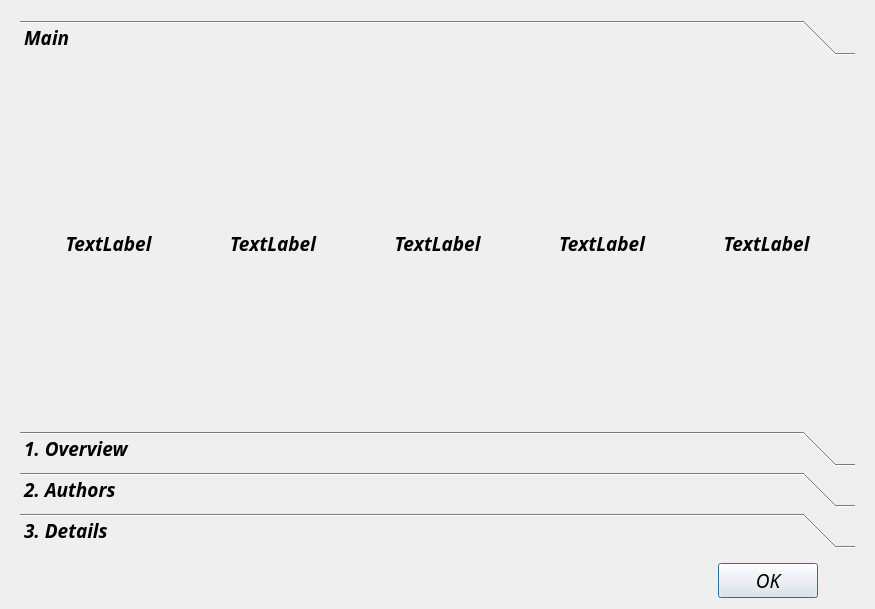
<?xml version="1.0" encoding="UTF-8"?>
<ui version="4.0">
 <class>HelpDialog</class>
 <widget class="QDialog" name="HelpDialog">
  <property name="geometry">
   <rect>
    <x>0</x>
    <y>0</y>
    <width>875</width>
    <height>609</height>
   </rect>
  </property>
  <property name="windowTitle">
   <string>Dialog</string>
  </property>
  <layout class="QGridLayout" name="gridLayout">
   <item row="1" column="1">
    <widget class="QPushButton" name="btn_ok">
     <property name="minimumSize">
      <size>
       <width>100</width>
       <height>30</height>
      </size>
     </property>
     <property name="maximumSize">
      <size>
       <width>200</width>
       <height>16777215</height>
      </size>
     </property>
     <property name="font">
      <font>
       <family>Ubuntu Mono</family>
       <pointsize>14</pointsize>
       <italic>true</italic>
       <bold>false</bold>
      </font>
     </property>
     <property name="text">
      <string>OK</string>
     </property>
    </widget>
   </item>
   <item row="1" column="0">
    <spacer name="horizontalSpacer">
     <property name="orientation">
      <enum>Qt::Horizontal</enum>
     </property>
     <property name="sizeHint" stdset="0">
      <size>
       <width>40</width>
       <height>20</height>
      </size>
     </property>
    </spacer>
   </item>
   <item row="1" column="2">
    <spacer name="horizontalSpacer_2">
     <property name="orientation">
      <enum>Qt::Horizontal</enum>
     </property>
     <property name="sizeType">
      <enum>QSizePolicy::Fixed</enum>
     </property>
     <property name="sizeHint" stdset="0">
      <size>
       <width>40</width>
       <height>20</height>
      </size>
     </property>
    </spacer>
   </item>
   <item row="0" column="0" colspan="3">
    <widget class="QFrame" name="frame">
     <property name="font">
      <font>
       <family>Ubuntu Mono</family>
       <pointsize>14</pointsize>
       <italic>true</italic>
       <bold>false</bold>
      </font>
     </property>
     <property name="frameShape">
      <enum>QFrame::NoFrame</enum>
     </property>
     <property name="frameShadow">
      <enum>QFrame::Raised</enum>
     </property>
     <layout class="QGridLayout" name="gridLayout_2">
      <item row="1" column="0">
       <widget class="QToolBox" name="toolBox">
        <property name="font">
         <font>
          <family>Ubuntu Mono</family>
          <pointsize>14</pointsize>
          <italic>true</italic>
          <bold>true</bold>
         </font>
        </property>
        <property name="frameShape">
         <enum>QFrame::NoFrame</enum>
        </property>
        <property name="lineWidth">
         <number>1</number>
        </property>
        <property name="currentIndex">
         <number>0</number>
        </property>
        <property name="tabSpacing">
         <number>6</number>
        </property>
        <widget class="QWidget" name="main">
         <attribute name="label">
          <string>Main</string>
         </attribute>
         <layout class="QGridLayout" name="gridLayout_6">
          <item row="0" column="0">
           <layout class="QHBoxLayout" name="horizontalLayout">
            <item>
             <widget class="QLabel" name="label_Q">
              <property name="minimumSize">
               <size>
                <width>120</width>
                <height>120</height>
               </size>
              </property>
              <property name="text">
               <string>TextLabel</string>
              </property>
              <property name="alignment">
               <set>Qt::AlignCenter</set>
              </property>
             </widget>
            </item>
            <item>
             <widget class="QLabel" name="label_R">
              <property name="minimumSize">
               <size>
                <width>120</width>
                <height>120</height>
               </size>
              </property>
              <property name="text">
               <string>TextLabel</string>
              </property>
              <property name="alignment">
               <set>Qt::AlignCenter</set>
              </property>
             </widget>
            </item>
            <item>
             <widget class="QLabel" name="label_G">
              <property name="minimumSize">
               <size>
                <width>120</width>
                <height>120</height>
               </size>
              </property>
              <property name="text">
               <string>TextLabel</string>
              </property>
              <property name="alignment">
               <set>Qt::AlignCenter</set>
              </property>
             </widget>
            </item>
            <item>
             <widget class="QLabel" name="label_B">
              <property name="minimumSize">
               <size>
                <width>120</width>
                <height>120</height>
               </size>
              </property>
              <property name="text">
               <string>TextLabel</string>
              </property>
              <property name="alignment">
               <set>Qt::AlignCenter</set>
              </property>
             </widget>
            </item>
            <item>
             <widget class="QLabel" name="label_D">
              <property name="minimumSize">
               <size>
                <width>120</width>
                <height>120</height>
               </size>
              </property>
              <property name="text">
               <string>TextLabel</string>
              </property>
              <property name="alignment">
               <set>Qt::AlignCenter</set>
              </property>
             </widget>
            </item>
           </layout>
          </item>
         </layout>
        </widget>
        <widget class="QWidget" name="overview">
         <property name="geometry">
          <rect>
           <x>0</x>
           <y>0</y>
           <width>839</width>
           <height>405</height>
          </rect>
         </property>
         <attribute name="label">
          <string>1. Overview</string>
         </attribute>
         <layout class="QGridLayout" name="gridLayout_3">
          <item row="0" column="0">
           <widget class="QTextBrowser" name="textBrowser">
            <property name="html">
             <string>&lt;!DOCTYPE HTML PUBLIC &quot;-//W3C//DTD HTML 4.0//EN&quot; &quot;http://www.w3.org/TR/REC-html40/strict.dtd&quot;&gt;
&lt;html&gt;&lt;head&gt;&lt;meta name=&quot;qrichtext&quot; content=&quot;1&quot; /&gt;&lt;meta charset=&quot;utf-8&quot; /&gt;&lt;style type=&quot;text/css&quot;&gt;
p, li { white-space: pre-wrap; }
&lt;/style&gt;&lt;/head&gt;&lt;body style=&quot; font-family:'Ubuntu Mono'; font-size:14pt; font-weight:700; font-style:italic;&quot;&gt;
&lt;p style=&quot; margin-top:0px; margin-bottom:0px; margin-left:0px; margin-right:0px; -qt-block-indent:0; text-indent:0px;&quot;&gt;&lt;span style=&quot; font-weight:400;&quot;&gt;    &lt;/span&gt;&lt;span style=&quot; color:#ef2929;&quot;&gt;Slam&lt;/span&gt;&lt;span style=&quot; font-weight:400;&quot;&gt; (simultaneous localization and mapping), also known as &lt;/span&gt;&lt;span style=&quot; color:#ef2929;&quot;&gt;CML&lt;/span&gt;&lt;span style=&quot; font-weight:400;&quot;&gt; (concurrent mapping and localization), real-time positioning and map construction, or concurrent mapping and positioning. The problem can be described as: put a robot into an unknown position in an unknown environment, and whether there is a way for the robot to gradually draw a complete map of the environment while moving. The so-called a consistent map refers to walking to every corner of the room without obstacles.&lt;/span&gt;&lt;/p&gt;
&lt;p style=&quot; margin-top:0px; margin-bottom:0px; margin-left:0px; margin-right:0px; -qt-block-indent:0; text-indent:0px;&quot;&gt;&lt;span style=&quot; font-weight:400;&quot;&gt;    &lt;/span&gt;&lt;span style=&quot; color:#ef2929;&quot;&gt;V-SLAM&lt;/span&gt;&lt;span style=&quot; font-weight:400;&quot;&gt; is a branch of slam. It takes the camera as the data acquisition equipment to locate and build maps in real time through relevant image and estimation optimization algorithms. Relying on a special camera rgbd camera, this project realizes slam software based on RGB image and depth image based on &lt;/span&gt;ORB-SLAM&lt;span style=&quot; font-weight:400;&quot;&gt; algorithm library, &lt;/span&gt;Yolo&lt;span style=&quot; font-weight:400;&quot;&gt; image recognition library and &lt;/span&gt;Open3D&lt;span style=&quot; font-weight:400;&quot;&gt; visualization library. It has the functions of location, scene recognition and scene reconstruction.&lt;/span&gt;&lt;/p&gt;
&lt;p style=&quot; margin-top:0px; margin-bottom:0px; margin-left:0px; margin-right:0px; -qt-block-indent:0; text-indent:0px;&quot;&gt;&lt;span style=&quot; font-weight:400;&quot;&gt;    You can find(&amp;quot;git clone&amp;quot;) our project on GitHub:&lt;/span&gt;&lt;/p&gt;
&lt;p style=&quot; margin-top:0px; margin-bottom:0px; margin-left:0px; margin-right:0px; -qt-block-indent:0; text-indent:0px;&quot;&gt;&lt;span style=&quot; font-weight:400;&quot;&gt;    [1] &lt;/span&gt;QRGBD-SLAM&lt;span style=&quot; font-weight:400;&quot;&gt;: &lt;/span&gt;&lt;a href=&quot;https://github.com/Unsigned-Long/QRGBD-SLAM&quot;&gt;&lt;span style=&quot; font-weight:400; text-decoration: underline; color:#0000ff;&quot;&gt;https://github.com/Unsigned-Long/QRGBD-SLAM&lt;/span&gt;&lt;/a&gt;&lt;/p&gt;
&lt;p style=&quot; margin-top:0px; margin-bottom:0px; margin-left:0px; margin-right:0px; -qt-block-indent:0; text-indent:0px;&quot;&gt;&lt;span style=&quot; font-weight:400;&quot;&gt;        Desktop software for processing image data and slam. That is, the software currently in use.&lt;/span&gt;&lt;/p&gt;
&lt;p align=&quot;center&quot; style=&quot; margin-top:0px; margin-bottom:0px; margin-left:0px; margin-right:0px; -qt-block-indent:0; text-indent:0px;&quot;&gt;&lt;img src=&quot;:/img/qrgbd.png&quot; /&gt;&lt;/p&gt;
&lt;p align=&quot;center&quot; style=&quot; margin-top:0px; margin-bottom:0px; margin-left:0px; margin-right:0px; -qt-block-indent:0; text-indent:0px;&quot;&gt;&lt;img src=&quot;:/img/qrgbd-2.png&quot; /&gt;&lt;/p&gt;
&lt;p style=&quot; margin-top:0px; margin-bottom:0px; margin-left:0px; margin-right:0px; -qt-block-indent:0; text-indent:0px;&quot;&gt;&lt;span style=&quot; font-weight:400;&quot;&gt;    [2] &lt;/span&gt;Kinect-Controller&lt;span style=&quot; font-weight:400;&quot;&gt;:  &lt;/span&gt;&lt;a href=&quot;https://github.com/Unsigned-Long/kinect-controller&quot;&gt;&lt;span style=&quot; font-weight:400; text-decoration: underline; color:#0000ff;&quot;&gt;https://github.com/Unsigned-Long/kinect-controller&lt;/span&gt;&lt;/a&gt;&lt;/p&gt;
&lt;p style=&quot; margin-top:0px; margin-bottom:0px; margin-left:0px; margin-right:0px; -qt-block-indent:0; text-indent:0px;&quot;&gt;&lt;span style=&quot; font-weight:400;&quot;&gt;        A data acquisition and control device based on Android, which communicates with the host through WiFi.&lt;/span&gt;&lt;/p&gt;
&lt;p align=&quot;center&quot; style=&quot; margin-top:0px; margin-bottom:0px; margin-left:0px; margin-right:0px; -qt-block-indent:0; text-indent:0px;&quot;&gt;&lt;img src=&quot;:/img/android.png&quot; /&gt;&lt;/p&gt;
&lt;p style=&quot; margin-top:0px; margin-bottom:0px; margin-left:0px; margin-right:0px; -qt-block-indent:0; text-indent:0px;&quot;&gt;&lt;span style=&quot; font-weight:400;&quot;&gt;    [3] &lt;/span&gt;ROS-Kinect-Server:&lt;span style=&quot; font-weight:400;&quot;&gt; &lt;/span&gt;&lt;a href=&quot;https://github.com/Unsigned-Long/Ros-Kinect-Server&quot;&gt;&lt;span style=&quot; font-weight:400; text-decoration: underline; color:#0000ff;&quot;&gt;https://github.com/Unsigned-Long/Ros-Kinect-Server&lt;/span&gt;&lt;/a&gt;&lt;/p&gt;
&lt;p style=&quot; margin-top:0px; margin-bottom:0px; margin-left:0px; margin-right:0px; -qt-block-indent:0; text-indent:0px;&quot;&gt;&lt;span style=&quot; font-weight:400;&quot;&gt;       It exists on the host (Ubuntu) and controls the server of Kinect camera through ROS, which is controlled by Android client.&lt;/span&gt;&lt;/p&gt;
&lt;p align=&quot;center&quot; style=&quot; margin-top:0px; margin-bottom:0px; margin-left:0px; margin-right:0px; -qt-block-indent:0; text-indent:0px;&quot;&gt;&lt;img src=&quot;:/img/ros-server.png&quot; /&gt;&lt;/p&gt;&lt;/body&gt;&lt;/html&gt;</string>
            </property>
           </widget>
          </item>
         </layout>
        </widget>
        <widget class="QWidget" name="authors">
         <property name="geometry">
          <rect>
           <x>0</x>
           <y>0</y>
           <width>839</width>
           <height>405</height>
          </rect>
         </property>
         <attribute name="label">
          <string>2. Authors</string>
         </attribute>
         <layout class="QGridLayout" name="gridLayout_4">
          <item row="0" column="0">
           <widget class="QTextBrowser" name="textBrowser_2">
            <property name="html">
             <string>&lt;!DOCTYPE HTML PUBLIC &quot;-//W3C//DTD HTML 4.0//EN&quot; &quot;http://www.w3.org/TR/REC-html40/strict.dtd&quot;&gt;
&lt;html&gt;&lt;head&gt;&lt;meta name=&quot;qrichtext&quot; content=&quot;1&quot; /&gt;&lt;meta charset=&quot;utf-8&quot; /&gt;&lt;style type=&quot;text/css&quot;&gt;
p, li { white-space: pre-wrap; }
&lt;/style&gt;&lt;/head&gt;&lt;body style=&quot; font-family:'Ubuntu Mono'; font-size:14pt; font-weight:700; font-style:italic;&quot;&gt;
&lt;p style=&quot; margin-top:0px; margin-bottom:0px; margin-left:0px; margin-right:0px; -qt-block-indent:0; text-indent:0px;&quot;&gt;&lt;span style=&quot; color:#fb8b00;&quot;&gt;{&lt;/span&gt;&lt;/p&gt;
&lt;p style=&quot; margin-top:0px; margin-bottom:0px; margin-left:0px; margin-right:0px; -qt-block-indent:0; text-indent:0px;&quot;&gt;  &lt;span style=&quot; color:#ef2929;&quot;&gt;&amp;quot;developers&amp;quot;&lt;/span&gt;: &lt;span style=&quot; color:#ad7fa8;&quot;&gt;[&lt;/span&gt;&lt;/p&gt;
&lt;p style=&quot; margin-top:0px; margin-bottom:0px; margin-left:0px; margin-right:0px; -qt-block-indent:0; text-indent:0px;&quot;&gt;    &lt;span style=&quot; color:#729fcf;&quot;&gt;{&lt;/span&gt;&lt;/p&gt;
&lt;p style=&quot; margin-top:0px; margin-bottom:0px; margin-left:0px; margin-right:0px; -qt-block-indent:0; text-indent:0px;&quot;&gt;      &lt;span style=&quot; color:#ef2929;&quot;&gt;&amp;quot;name&amp;quot;&lt;/span&gt;: &lt;span style=&quot; color:#4e9a06;&quot;&gt;&amp;quot;shlChen&amp;quot;&lt;/span&gt;,&lt;/p&gt;
&lt;p style=&quot; margin-top:0px; margin-bottom:0px; margin-left:0px; margin-right:0px; -qt-block-indent:0; text-indent:0px;&quot;&gt;      &lt;span style=&quot; color:#ef2929;&quot;&gt;&amp;quot;e-mail&amp;quot;&lt;/span&gt;: &lt;span style=&quot; color:#4e9a06;&quot;&gt;&amp;quot;3079625093@qq.com&amp;quot;&lt;/span&gt;,&lt;/p&gt;
&lt;p style=&quot; margin-top:0px; margin-bottom:0px; margin-left:0px; margin-right:0px; -qt-block-indent:0; text-indent:0px;&quot;&gt;      &lt;span style=&quot; color:#ef2929;&quot;&gt;&amp;quot;school&amp;quot;&lt;/span&gt;: &lt;span style=&quot; color:#4e9a06;&quot;&gt;&amp;quot;Wuhan University&amp;quot;&lt;/span&gt;&lt;/p&gt;
&lt;p style=&quot; margin-top:0px; margin-bottom:0px; margin-left:0px; margin-right:0px; -qt-block-indent:0; text-indent:0px;&quot;&gt;    &lt;span style=&quot; color:#729fcf;&quot;&gt;}&lt;/span&gt;,&lt;/p&gt;
&lt;p style=&quot; margin-top:0px; margin-bottom:0px; margin-left:0px; margin-right:0px; -qt-block-indent:0; text-indent:0px;&quot;&gt;    &lt;span style=&quot; color:#729fcf;&quot;&gt;{&lt;/span&gt;&lt;/p&gt;
&lt;p style=&quot; margin-top:0px; margin-bottom:0px; margin-left:0px; margin-right:0px; -qt-block-indent:0; text-indent:0px;&quot;&gt;      &lt;span style=&quot; color:#ef2929;&quot;&gt;&amp;quot;name&amp;quot;&lt;/span&gt;: &lt;span style=&quot; color:#4e9a06;&quot;&gt;&amp;quot;zrWang&amp;quot;&lt;/span&gt;,&lt;/p&gt;
&lt;p style=&quot; margin-top:0px; margin-bottom:0px; margin-left:0px; margin-right:0px; -qt-block-indent:0; text-indent:0px;&quot;&gt;      &lt;span style=&quot; color:#ef2929;&quot;&gt;&amp;quot;e-mail&amp;quot;&lt;/span&gt;: &lt;span style=&quot; color:#4e9a06;&quot;&gt;&amp;quot;1298036718@qq.com&amp;quot;&lt;/span&gt;,&lt;/p&gt;
&lt;p style=&quot; margin-top:0px; margin-bottom:0px; margin-left:0px; margin-right:0px; -qt-block-indent:0; text-indent:0px;&quot;&gt;      &lt;span style=&quot; color:#ef2929;&quot;&gt;&amp;quot;school&amp;quot;&lt;/span&gt;: &lt;span style=&quot; color:#4e9a06;&quot;&gt;&amp;quot;Wuhan University&amp;quot;&lt;/span&gt;&lt;/p&gt;
&lt;p style=&quot; margin-top:0px; margin-bottom:0px; margin-left:0px; margin-right:0px; -qt-block-indent:0; text-indent:0px;&quot;&gt;    &lt;span style=&quot; color:#729fcf;&quot;&gt;}&lt;/span&gt;,&lt;/p&gt;
&lt;p style=&quot; margin-top:0px; margin-bottom:0px; margin-left:0px; margin-right:0px; -qt-block-indent:0; text-indent:0px;&quot;&gt;    &lt;span style=&quot; color:#729fcf;&quot;&gt;{&lt;/span&gt;&lt;/p&gt;
&lt;p style=&quot; margin-top:0px; margin-bottom:0px; margin-left:0px; margin-right:0px; -qt-block-indent:0; text-indent:0px;&quot;&gt;      &lt;span style=&quot; color:#ef2929;&quot;&gt;&amp;quot;name&amp;quot;&lt;/span&gt;: &lt;span style=&quot; color:#4e9a06;&quot;&gt;&amp;quot;yhZhao&amp;quot;&lt;/span&gt;,&lt;/p&gt;
&lt;p style=&quot; margin-top:0px; margin-bottom:0px; margin-left:0px; margin-right:0px; -qt-block-indent:0; text-indent:0px;&quot;&gt;      &lt;span style=&quot; color:#ef2929;&quot;&gt;&amp;quot;e-mail&amp;quot;&lt;/span&gt;: &lt;span style=&quot; color:#4e9a06;&quot;&gt;&amp;quot;1163810660@qq.com&amp;quot;&lt;/span&gt;,&lt;/p&gt;
&lt;p style=&quot; margin-top:0px; margin-bottom:0px; margin-left:0px; margin-right:0px; -qt-block-indent:0; text-indent:0px;&quot;&gt;      &lt;span style=&quot; color:#ef2929;&quot;&gt;&amp;quot;school&amp;quot;&lt;/span&gt;: &lt;span style=&quot; color:#4e9a06;&quot;&gt;&amp;quot;Wuhan University&amp;quot;&lt;/span&gt;&lt;/p&gt;
&lt;p style=&quot; margin-top:0px; margin-bottom:0px; margin-left:0px; margin-right:0px; -qt-block-indent:0; text-indent:0px;&quot;&gt;    &lt;span style=&quot; color:#729fcf;&quot;&gt;}&lt;/span&gt;,&lt;/p&gt;
&lt;p style=&quot; margin-top:0px; margin-bottom:0px; margin-left:0px; margin-right:0px; -qt-block-indent:0; text-indent:0px;&quot;&gt;    &lt;span style=&quot; color:#729fcf;&quot;&gt;{&lt;/span&gt;&lt;/p&gt;
&lt;p style=&quot; margin-top:0px; margin-bottom:0px; margin-left:0px; margin-right:0px; -qt-block-indent:0; text-indent:0px;&quot;&gt;      &lt;span style=&quot; color:#ef2929;&quot;&gt;&amp;quot;name&amp;quot;&lt;/span&gt;: &lt;span style=&quot; color:#4e9a06;&quot;&gt;&amp;quot;qfWang&amp;quot;&lt;/span&gt;,&lt;/p&gt;
&lt;p style=&quot; margin-top:0px; margin-bottom:0px; margin-left:0px; margin-right:0px; -qt-block-indent:0; text-indent:0px;&quot;&gt;      &lt;span style=&quot; color:#ef2929;&quot;&gt;&amp;quot;e-mail&amp;quot;&lt;/span&gt;: &lt;span style=&quot; color:#4e9a06;&quot;&gt;&amp;quot;871816589@qq.com&amp;quot;&lt;/span&gt;,&lt;/p&gt;
&lt;p style=&quot; margin-top:0px; margin-bottom:0px; margin-left:0px; margin-right:0px; -qt-block-indent:0; text-indent:0px;&quot;&gt;      &lt;span style=&quot; color:#ef2929;&quot;&gt;&amp;quot;school&amp;quot;&lt;/span&gt;: &lt;span style=&quot; color:#4e9a06;&quot;&gt;&amp;quot;Wuhan University&amp;quot;&lt;/span&gt;&lt;/p&gt;
&lt;p style=&quot; margin-top:0px; margin-bottom:0px; margin-left:0px; margin-right:0px; -qt-block-indent:0; text-indent:0px;&quot;&gt;    &lt;span style=&quot; color:#729fcf;&quot;&gt;}&lt;/span&gt;&lt;/p&gt;
&lt;p style=&quot; margin-top:0px; margin-bottom:0px; margin-left:0px; margin-right:0px; -qt-block-indent:0; text-indent:0px;&quot;&gt;  &lt;span style=&quot; color:#ad7fa8;&quot;&gt;]&lt;/span&gt;&lt;/p&gt;
&lt;p style=&quot; margin-top:0px; margin-bottom:0px; margin-left:0px; margin-right:0px; -qt-block-indent:0; text-indent:0px;&quot;&gt;&lt;span style=&quot; color:#fb8b00;&quot;&gt;}&lt;/span&gt;&lt;/p&gt;&lt;/body&gt;&lt;/html&gt;</string>
            </property>
           </widget>
          </item>
         </layout>
        </widget>
        <widget class="QWidget" name="details">
         <property name="geometry">
          <rect>
           <x>0</x>
           <y>0</y>
           <width>839</width>
           <height>405</height>
          </rect>
         </property>
         <attribute name="label">
          <string>3. Details</string>
         </attribute>
         <layout class="QGridLayout" name="gridLayout_5">
          <item row="0" column="0">
           <widget class="QTextBrowser" name="textBrowser_3">
            <property name="html">
             <string>&lt;!DOCTYPE HTML PUBLIC &quot;-//W3C//DTD HTML 4.0//EN&quot; &quot;http://www.w3.org/TR/REC-html40/strict.dtd&quot;&gt;
&lt;html&gt;&lt;head&gt;&lt;meta name=&quot;qrichtext&quot; content=&quot;1&quot; /&gt;&lt;meta charset=&quot;utf-8&quot; /&gt;&lt;style type=&quot;text/css&quot;&gt;
p, li { white-space: pre-wrap; }
&lt;/style&gt;&lt;/head&gt;&lt;body style=&quot; font-family:'Ubuntu Mono'; font-size:14pt; font-weight:700; font-style:italic;&quot;&gt;
&lt;p style=&quot; margin-top:0px; margin-bottom:0px; margin-left:0px; margin-right:0px; -qt-block-indent:0; text-indent:0px;&quot;&gt;    &lt;span style=&quot; font-weight:400;&quot;&gt;The workflow of the developed system is shown in the figure below. The solution method used this time is post-processing. The main process consists of two parts:&lt;/span&gt;&lt;/p&gt;
&lt;p style=&quot; margin-top:0px; margin-bottom:0px; margin-left:0px; margin-right:0px; -qt-block-indent:0; text-indent:0px;&quot;&gt;    &lt;span style=&quot; font-weight:400;&quot;&gt;1) Data acquisition: the Kinect camera is used to collect color images, depth images and IMU data at a certain frame rate. This         part is based on a small communication network composed of Ubuntu host, Android phone and Kinect camera. Through WiFi communication, Android phones send control signals to the Ubuntu host, receive data messages (including color images, depth images and IMU data) sent by the Ubuntu host, and display the data in real time on the user's Android selling price. The communication between Ubuntu and Kinect cameras is based on the ROS multi process communication mechanism. Specifically, Ubuntu will process the control messages sent by Android (such as start collection, stop collection, etc.) and convey them to the Kinect camera. The data collected by Kinect camera will be sent to Android via Ubuntu host for real-time display.&lt;/span&gt;&lt;/p&gt;
&lt;p style=&quot; margin-top:0px; margin-bottom:0px; margin-left:0px; margin-right:0px; -qt-block-indent:0; text-indent:0px;&quot;&gt;    &lt;span style=&quot; font-weight:400;&quot;&gt;2) Data processing: that is, on Ubuntu, the qrgbd interface application developed based on QT is used to process and solve the collected data.&lt;/span&gt;&lt;/p&gt;
&lt;p align=&quot;center&quot; style=&quot; margin-top:0px; margin-bottom:0px; margin-left:0px; margin-right:0px; -qt-block-indent:0; text-indent:0px;&quot;&gt;&lt;img src=&quot;:/img/qrgbd-system-small.png&quot; /&gt;&lt;/p&gt;
&lt;p style=&quot; margin-top:0px; margin-bottom:0px; margin-left:0px; margin-right:0px; -qt-block-indent:0; text-indent:0px;&quot;&gt;&lt;span style=&quot; color:#ef2929;&quot;&gt;    main interface thread&lt;/span&gt;&lt;/p&gt;
&lt;p style=&quot; margin-top:0px; margin-bottom:0px; margin-left:0px; margin-right:0px; -qt-block-indent:0; text-indent:0px;&quot;&gt;    &lt;span style=&quot; font-weight:400;&quot;&gt;The main interface thread completes the configuration of data to be processed, interactive control of processing flow, display and output of processing results and other functions. Specifically, the main interface thread obtains the path of the corresponding data through the configuration dialog window and reads it into memory when processing begins. At the beginning of processing, the data frame is sent to the slam thread at a certain frame rate to complete the slam process of the current frame and obtain the current pose. Then the pose and data frame are sent to the reconstruction thread for scene reconstruction. At the same time, when the recognition thread is idle, the color image is sent to the recognition thread for object recognition, and the marked image is obtained and displayed.&lt;/span&gt;&lt;/p&gt;
&lt;p style=&quot; margin-top:0px; margin-bottom:0px; margin-left:0px; margin-right:0px; -qt-block-indent:0; text-indent:0px;&quot;&gt;&lt;span style=&quot; color:#ef2929;&quot;&gt;    slam thread&lt;/span&gt;&lt;/p&gt;
&lt;p style=&quot; margin-top:0px; margin-bottom:0px; margin-left:0px; margin-right:0px; -qt-block-indent:0; text-indent:0px;&quot;&gt;    &lt;span style=&quot; font-weight:400;&quot;&gt;Slam threads rely on the orb-slam3 library. When the main thread passes in the data frame, it performs the slam solution of the data frame. If the system has not been initialized, it will be initialized and then tracked. When the trace is lost, the slam system will try to relocate. If it fails, it will be reinitialized. After the related work is completed, the thread will return the calculated pose results to the main thread.&lt;/span&gt;&lt;/p&gt;
&lt;p style=&quot; margin-top:0px; margin-bottom:0px; margin-left:0px; margin-right:0px; -qt-block-indent:0; text-indent:0px;&quot;&gt;&lt;span style=&quot; color:#ef2929;&quot;&gt;    identifying thread&lt;/span&gt;&lt;/p&gt;
&lt;p style=&quot; margin-top:0px; margin-bottom:0px; margin-left:0px; margin-right:0px; -qt-block-indent:0; text-indent:0px;&quot;&gt;&lt;span style=&quot; color:#ef2929;&quot;&gt;    &lt;/span&gt;&lt;span style=&quot; font-weight:400;&quot;&gt;Identifying threads relies on the yolo3 library.&lt;/span&gt;&lt;/p&gt;
&lt;p style=&quot; margin-top:0px; margin-bottom:0px; margin-left:0px; margin-right:0px; -qt-block-indent:0; text-indent:0px;&quot;&gt;&lt;span style=&quot; color:#ef2929;&quot;&gt;    rebuilding thread&lt;/span&gt;&lt;/p&gt;
&lt;p style=&quot; margin-top:0px; margin-bottom:0px; margin-left:0px; margin-right:0px; -qt-block-indent:0; text-indent:0px;&quot;&gt;    &lt;span style=&quot; font-weight:400;&quot;&gt;The reconstruction thread completes the remapping of depth map and the reconstruction of 3D scene. Since 3D scene reconstruction takes a lot of time, it is put into the sub thread of the reconstruction thread:&lt;/span&gt;&lt;/p&gt;
&lt;p style=&quot; margin-top:0px; margin-bottom:0px; margin-left:0px; margin-right:0px; -qt-block-indent:0; text-indent:0px;&quot;&gt;    &lt;span style=&quot; font-weight:400;&quot;&gt;1) Remapping of depth map: depth information of corresponding position pixels recorded in depth image acquired by rgbd camera. Because it is a single channel image, it is converted to a three channel RGB color image through remapping. After the remapping is completed, the resulting color image is returned to the main thread for visualization.&lt;/span&gt;&lt;/p&gt;
&lt;p style=&quot; margin-top:0px; margin-bottom:0px; margin-left:0px; margin-right:0px; -qt-block-indent:0; text-indent:0px;&quot;&gt;    &lt;span style=&quot; font-weight:400;&quot;&gt;2) 3D scene reconstruction: it relies on PCL library and is completed in sub threads. When the reconstruction thread converts the pixels on the depth map to the world coordinate system with the help of pose information and depth information, the point cloud data is obtained and sent to the 3D scene reconstruction sub thread. The 3D scene reconstruction sub thread visualizes the point cloud in an incremental manner. The 3D scene reconstruction sub thread has two visualization modes: interactive visualization and rendering visualization:&lt;/span&gt;&lt;/p&gt;
&lt;p style=&quot; margin-top:0px; margin-bottom:0px; margin-left:0px; margin-right:0px; -qt-block-indent:0; text-indent:0px;&quot;&gt;        &lt;span style=&quot; font-weight:400;&quot;&gt;a) Interactive visualization: when the slam is completed or terminated, the interactive visualization mode is enabled. Users can manipulate the PCL point cloud window through the mouse to view the point cloud from multiple angles and levels;&lt;/span&gt;&lt;/p&gt;
&lt;p style=&quot; margin-top:0px; margin-bottom:0px; margin-left:0px; margin-right:0px; -qt-block-indent:0; text-indent:0px;&quot;&gt;        &lt;span style=&quot; font-weight:400;&quot;&gt;b) Rendering visualization: when slam is performed, the PCL window is performed in a rendering visualization manner. Specifically, visualize the point cloud to be incrementally visualized in each frame, track the position of the camera, and change the viewport to simulate the perspective during data collection.&lt;/span&gt;&lt;/p&gt;&lt;/body&gt;&lt;/html&gt;</string>
            </property>
           </widget>
          </item>
         </layout>
        </widget>
       </widget>
      </item>
     </layout>
    </widget>
   </item>
  </layout>
 </widget>
 <resources/>
 <connections/>
</ui>
